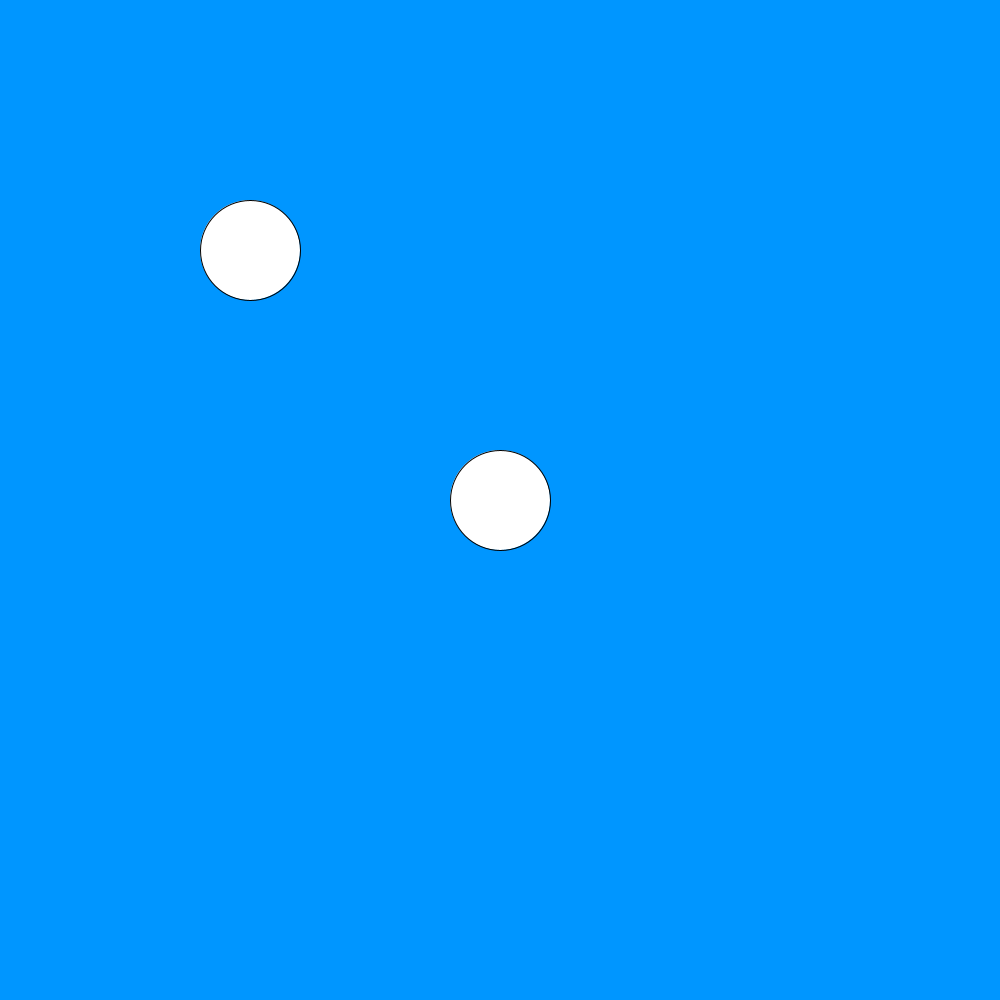
Frame 1 (no input)
Frame 60 (the mouse pressed at the canvas centre just before this capture): identical to frame 1, image omitted
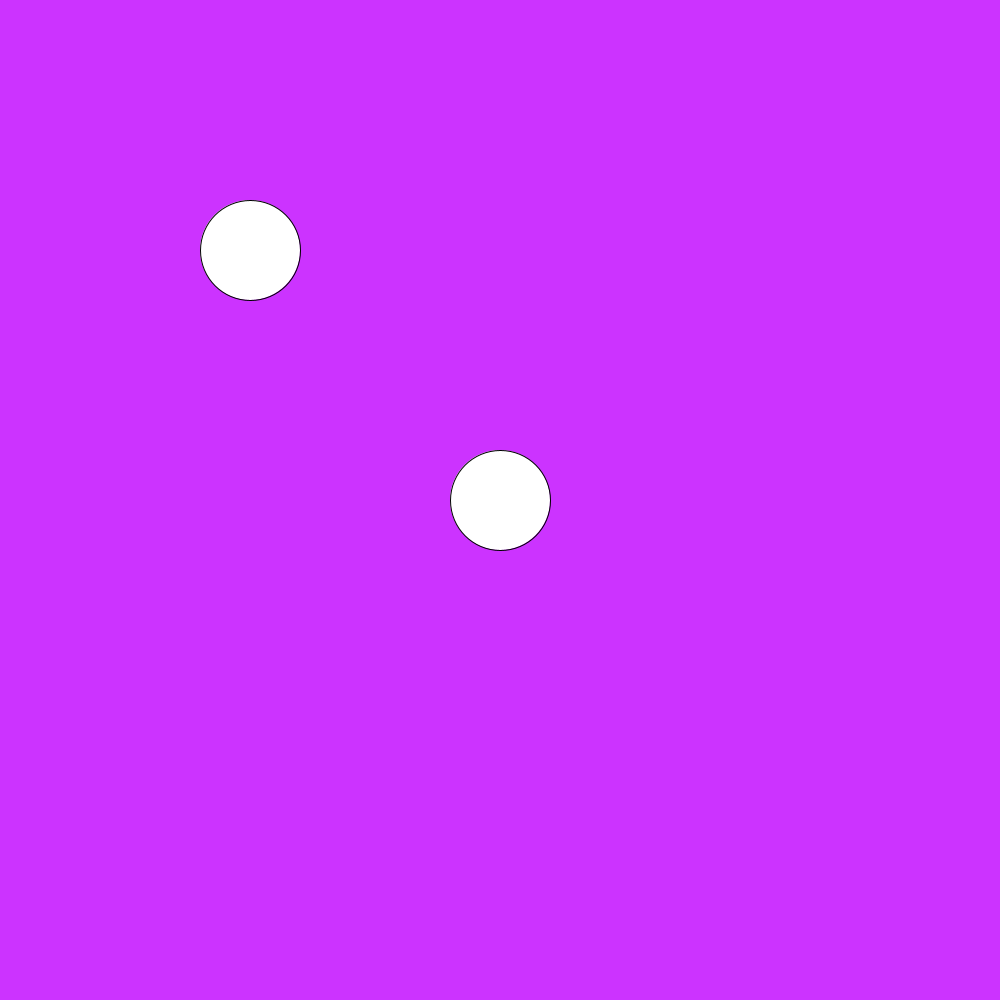
Frame 120 (the mouse held since frame 60 and released just before this capture)

The Processing sketch that drew these frames (run headless with seeded random() and noise(); from frame 60 on, the mouse is pressed at the canvas centre):

// Processing sketch: week4_class
// ── week4_class.pde
//FUNCTIONS!!

float x, y, x1, y1;
float d = 100;
float bg;

void setup(){
  size(1000, 1000);
  x = width/2;
  y = height/2;
  x1 = width/4;
  y1 = height/4;
}

void draw(){
  bg = map(calcDist(x,y), 50, width/2, 255, 0);
  background(bg, 150, 255);
  
  if(calcDist(x,y)<d/2){
    background(#CC33FF);
  }else if(calcDist(x1,y1)<d/2){
    background(#99FFFF);
  }
  
   ellipse(x, y, d, d);
   ellipse(x1, y1, d, d);
}

float calcDist(float xPos, float yPos){
  float dist = dist(mouseX, mouseY, xPos, yPos);
  return dist;
}
